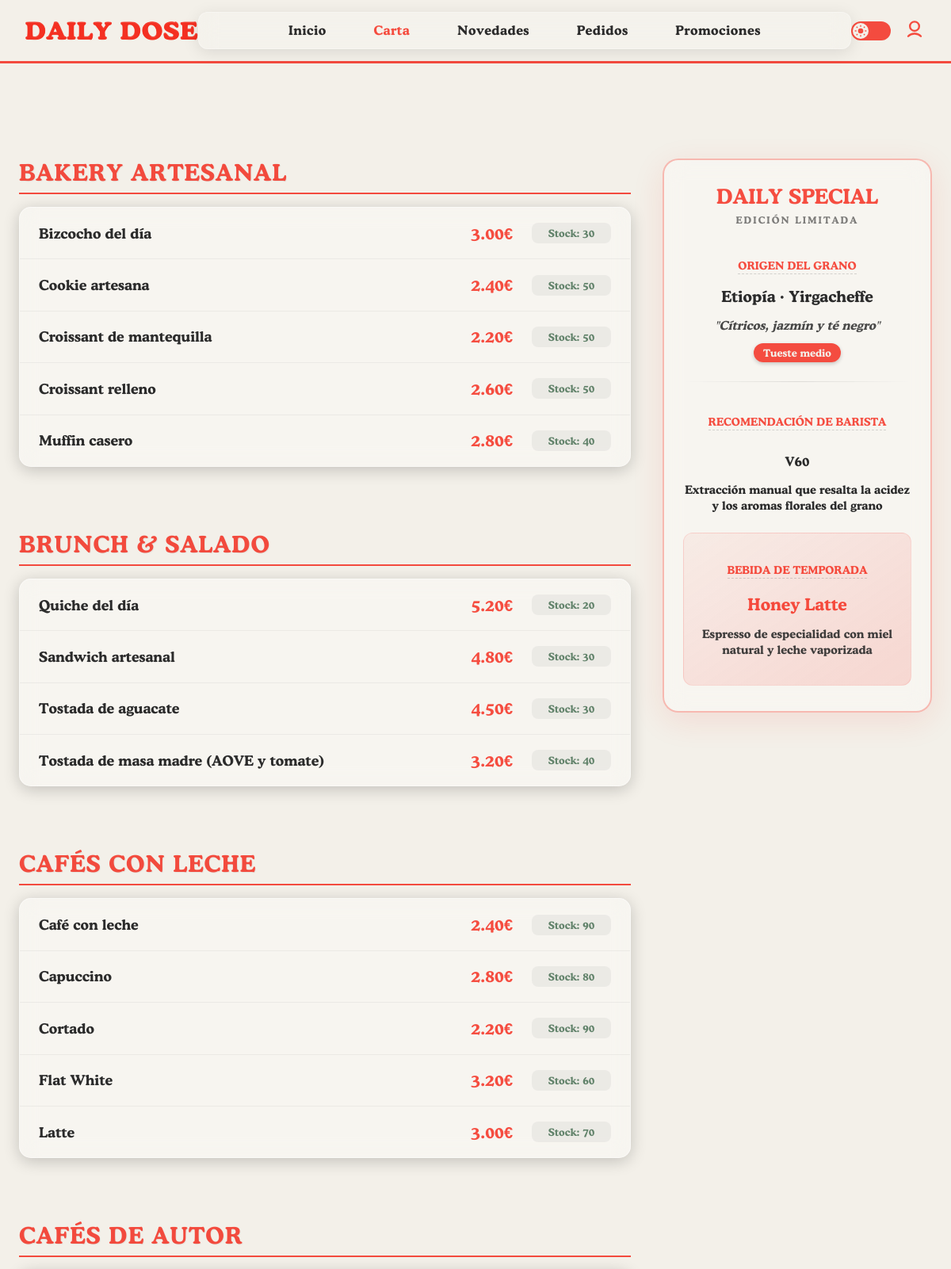
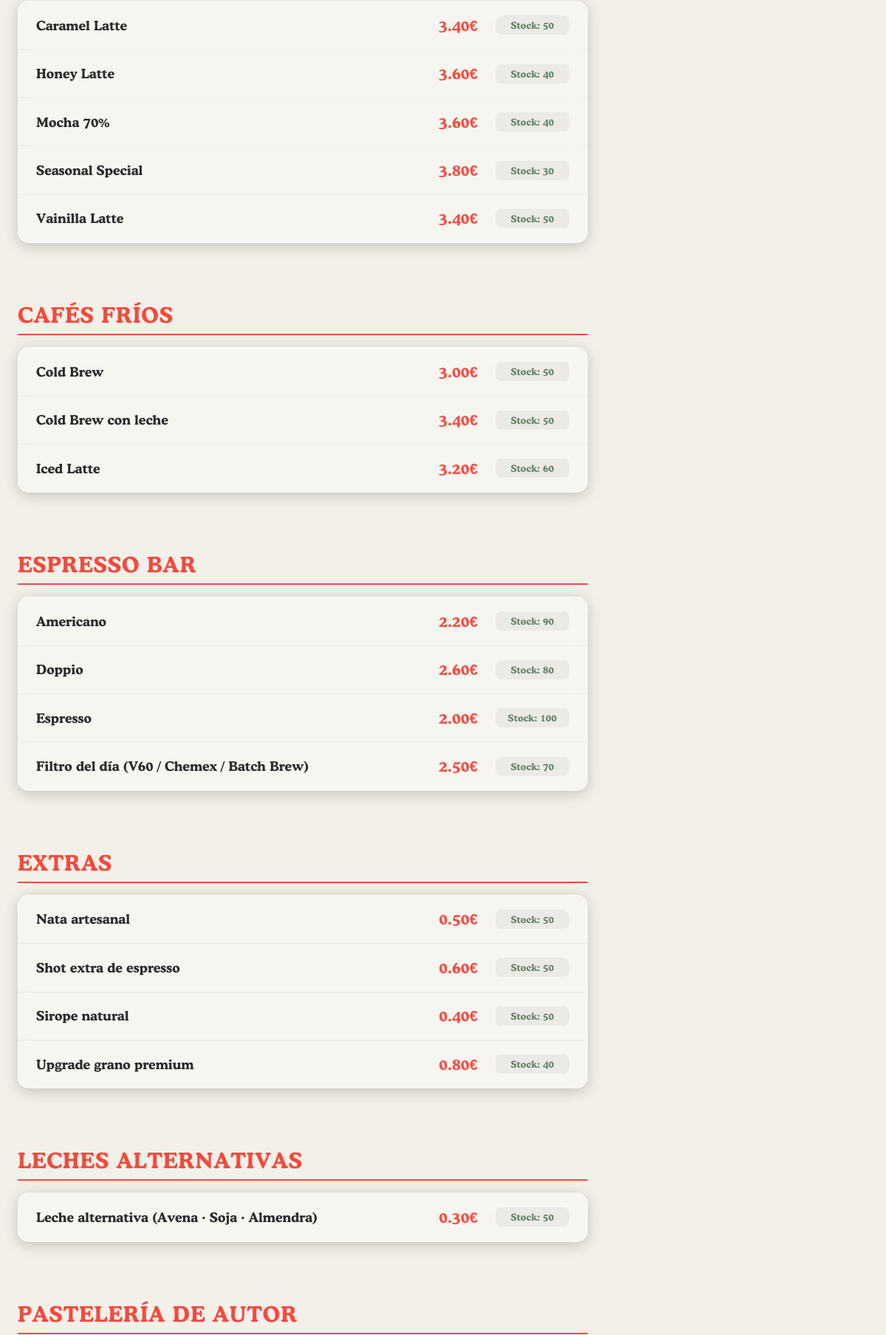
Page /carta.php (upper part) on the committed database (2 pictures, top to bottom).
### tables this page shows
CREATE TABLE PRODUCTOS (
    ID_PRODUCTO INT(3) PRIMARY KEY AUTO_INCREMENT,
    NOMBRE VARCHAR(50),
    CATEGORIA VARCHAR(25),
    PRECIO DECIMAL(6,2),
    STOCK INT(4),
    ID_PROVEEDOR INT(3),
    RUTA_IMAGEN VARCHAR(255),
    CONSTRAINT FK_PROVEEDOR FOREIGN KEY (ID_PROVEEDOR) REFERENCES PROVEEDORES(ID_PROVEEDOR)
);

CREATE TABLE ESPECIALIDAD_ACTUAL (
    ID_ESPECIALIDAD INT PRIMARY KEY AUTO_INCREMENT,
    ORIGEN_GRANO VARCHAR(100),
    NOTAS_CATA VARCHAR(150),
    TUESTE VARCHAR(50),
    METODO_FILTRO VARCHAR(50),
    DESCRIPCION_FILTRO VARCHAR(200),
    SEASONAL_NOMBRE VARCHAR(100),
    SEASONAL_DESCRIPCION VARCHAR(200),
    FECHA_INICIO DATE,
    FECHA_FIN DATE
);

### html/carta.php (the view, shortened to what this page needs)
<!DOCTYPE html>
<html lang="es">
<head>
    <link rel="stylesheet" href="assets/css/style.css">
    <link rel="stylesheet" href="assets/css/variables.css">
    <link rel="stylesheet" href="assets/css/header.css">
    <link rel="stylesheet" href="assets/css/footer.css">
    <link rel="stylesheet" href="assets/css/carta.css">
</head>
<body>
    <?php include "includes/header.php"; ?>
    <main class="carta-layout">
        <?php
        include "includes/config.php";
        $sqlProductos = "SELECT NOMBRE, CATEGORIA, PRECIO, STOCK FROM PRODUCTOS ORDER BY CATEGORIA, NOMBRE";
        $resultProductos = $conn->query($sqlProductos);
        $mesActual = date('m');
        $diaActual = date('d');
        $fechaComparar = "2026-$mesActual-$diaActual";
        $sqlEspecialidad = "SELECT * FROM ESPECIALIDAD_ACTUAL
                            WHERE '$fechaComparar' BETWEEN FECHA_INICIO AND FECHA_FIN
                            LIMIT 1";
        $resultEspecialidad = $conn->query($sqlEspecialidad);
        $especial = $resultEspecialidad->fetch_assoc();
        ?>
        <section class="columna-productos">
            <?php
            $categoriaActual = "";
            if ($resultProductos && $resultProductos->num_rows > 0) {
                while($row = $resultProductos->fetch_assoc()) {
                    if ($categoriaActual != $row['CATEGORIA']) {
                        if ($categoriaActual != "") { echo "</ul>"; }
                        $categoriaActual = $row['CATEGORIA'];
                        echo "<h2>" . htmlspecialchars($categoriaActual) . "</h2>";
                        echo "<ul class='productos'>";
                    }
                    echo "<li>";
                    echo "<div class='info-prod'>";
                    echo "<span class='nombre'>" . htmlspecialchars($row['NOMBRE']) . "</span>";
                    echo "</div>";
                    echo "<div class='meta-prod'>";
                    echo "<span class='precio'>" . number_format($row['PRECIO'], 2) . "€</span>";
                    $claseStock = ($row['STOCK'] < 10) ? 'stock-bajo' : 'stock-ok';
                    echo "<span class='stock $claseStock'>Stock: " . intval($row['STOCK']) . "</span>";
                    echo "</div>";
                    echo "</li>";
                }
                echo "</ul>";
            } else {
                echo "<p class='mensaje-vacio'>No hay productos disponibles.</p>";
            }
            ?>
        </section>
        <aside class="columna-lateral">
            <?php if ($especial): ?>
                <div class="tarjeta-especialidad">
                    <div class="header-especial">
                        <h3>DAILY SPECIAL</h3>
                        <p class="fechas">Edición Limitada</p>
                    </div>
                    <div class="seccion-grano">
                        <h4>Origen del Grano</h4>
                        <p class="origen"><?php echo htmlspecialchars($especial['ORIGEN_GRANO']); ?></p>
                        <p class="notas"><i>"<?php echo htmlspecialchars($especial['NOTAS_CATA']); ?>"</i></p>
                        <div class="etiqueta"><?php echo htmlspecialchars($especial['TUESTE']); ?></div>
                    </div>
                    <hr>
                    <div class="seccion-metodo">
                        <h4>Recomendación de Barista</h4>
                        <p class="metodo"><?php echo htmlspecialchars($especial['METODO_FILTRO']); ?></p>
                        <p class="desc-filtro"><?php echo htmlspecialchars($especial['DESCRIPCION_FILTRO']); ?></p>
                    </div>
                    <div class="destacado-seasonal">
                        <h4>Bebida de Temporada</h4>
                        <p class="seasonal-nombre"><?php echo htmlspecialchars($especial['SEASONAL_NOMBRE']); ?></p>
                        <p class="seasonal-desc"><?php echo htmlspecialchars($especial['SEASONAL_DESCRIPCION']); ?></p>
                    </div>
                </div>
            <?php endif; ?>
        </aside>
    </main>
</body>
</html>

### html/includes/header.php (shortened to what this page needs)
<header>
  <div class="logo">DAILY DOSE</div>
  <div class="menu-container" id="menu">
    <nav class="menu-header">
      <ul>
        <li><a href="index.php" class="<?php echo basename($_SERVER['PHP_SELF']) == 'index.php' ? 'activo' : ''; ?>">Inicio</a></li>
        <li><a href="carta.php" class="<?php echo basename($_SERVER['PHP_SELF']) == 'carta.php' ? 'activo' : ''; ?>">Carta</a></li>
        <li><a href="novedades.php" class="<?php echo basename($_SERVER['PHP_SELF']) == 'novedades.php' ? 'activo' : ''; ?>">Novedades</a></li>
        <li><a href="pedidos.php" class="<?php echo basename($_SERVER['PHP_SELF']) == 'pedidos.php' ? 'activo' : ''; ?>">Pedidos</a></li>
        <li><a href="promociones.php" class="<?php echo basename($_SERVER['PHP_SELF']) == 'promociones.php' ? 'activo' : ''; ?>">Promociones</a></li>
      </ul>
    </nav>
  </div>
  <div class="header-right">
    <label class="switch">
      <span class="slider">
        <span class="circle">
        </span>
      </span>
    </label>
    <a href="registro.php" class="iconoUsuario" title="Iniciar sesión / Registrarse">
      <svg xmlns="http://www.w3.org/2000/svg" fill="none" viewBox="0 0 24 24" stroke="currentColor" width="28" height="28">
        <path stroke-linecap="round" stroke-linejoin="round" stroke-width="2"
              d="M5.121 17.804A9 9 0 0112 15a9 9 0 016.879 2.804M12 12a5 5 0 100-10 5 5 0 000 10z"/>
      </svg>
    </a>
  </div>
</header>

### html/assets/css/style.css (style rules this page uses)
html, body { margin: 0; padding-top: 80px; height: auto; min-height: 100vh; background: var(--fondo); box-sizing: border-box; font-family: 'CooperBold', sans-serif; font-weight: bold; }

### html/assets/css/variables.css (style rules this page uses)
:root { --texto-principal: #2B2B2B; --fondo: #F3F0E9; --rojo-japones: #f42b1dd5; --rojo-oscuro: #80231c; --verde-pastel: #C7E3D4; --verde-pastel-oscuro: #3C6649; --cristal-fondo: rgba(255, 255, 255, 0.35); --cristal-borde: rgba(255, 255, 255, 0.45); --cristal-sombra: rgba(0, 0, 0, 0.2); --cristal-hover: rgba(255, 255, 255, 0.45); --cristal-gradiente: linear-gradient( to bottom right, rgba(255, 255, 255, 0.2), rgba(244, 43, 29, 0.15) ); }

### html/assets/css/header.css (style rules this page uses)
header { position: fixed; top: 0; left: 0; width: 100%; z-index: 10; height: 80px; display: flex; align-items: center; justify-content: space-between; padding: 0 2rem; background-color: var(--fondo); border-bottom: 3px solid var(--rojo-japones); box-sizing: border-box; }
.logo { font-family: 'CooperBold', sans-serif; font-weight: bold; color: var(--rojo-japones); font-size: 2rem; letter-spacing: 1px; transform: scaleY(0.9); -webkit-text-stroke: 1px var(--rojo-japones); text-shadow: 0px 1px 0px var(--rojo-japones); }
.menu-container { display: flex; justify-content: center; align-items: center; flex: 1; max-width: 800px; margin: 0 auto; background: rgba(255, 255, 255, 0.15); border: 1px solid rgba(255, 255, 255, 0.3); backdrop-filter: blur(12px); -webkit-backdrop-filter: blur(12px); border-radius: 12px; padding: 0.8rem 2rem; box-shadow: 0 4px 20px rgba(0, 0, 0, 0.1); transition: all 0.3s ease; }
.menu-header ul { list-style: none; display: flex; justify-content: center; align-items: center; gap: 2rem; margin: 0; padding: 0; }
.menu-header ul li a { text-decoration: none; color: var(--texto-principal); font-weight: 500; font-size: 1rem; padding: 0.4rem 0.8rem; border: 1.5px solid transparent; border-radius: 8px; transition: all 0.3s ease; letter-spacing: 0.5px; white-space: nowrap; }
.iconoUsuario { display: flex; align-items: center; justify-content: center; color: var(--rojo-japones); cursor: pointer; transition: transform 0.3s, color 0.3s; }
.switch { position: relative; display: inline-block; width: 50px; height: 24px; }
.slider { position: absolute; cursor: pointer; top: 0; left: 0; right: 0; bottom: 0; background-color: var(--rojo-japones); border-radius: 34px; transition: .4s; }
.circle { position: absolute; top: 2px; left: 2px; width: 20px; height: 20px; background-color: var(--fondo); border-radius: 50%; transition: .4s; display: flex; align-items: center; justify-content: center; }
.icono { position: absolute; width: 16px; height: 16px; top: 2px; left: 2px; transition: .4s; }
.icono.sol { opacity: 1; }
.menu-header a.activo { color: var(--rojo-japones); font-weight: bold; }
.header-right { display: flex; align-items: center; gap: 1rem; }

### rows in the picture
productos: CATEGORIA "BAKERY ARTESANAL", NOMBRE "Bizcocho del día", PRECIO "3.00", STOCK "30"
productos: NOMBRE "Cookie artesana", PRECIO "2.40", STOCK "50"
productos: NOMBRE "Croissant de mantequilla", PRECIO "2.20", STOCK "50"
productos: NOMBRE "Croissant relleno", PRECIO "2.60", STOCK "50"
productos: NOMBRE "Muffin casero", PRECIO "2.80", STOCK "40"
productos: CATEGORIA "BRUNCH & SALADO", NOMBRE "Quiche del día", PRECIO "5.20", STOCK "20"
productos: NOMBRE "Sandwich artesanal", PRECIO "4.80", STOCK "30"
productos: NOMBRE "Tostada de aguacate", PRECIO "4.50", STOCK "30"
productos: NOMBRE "Tostada de masa madre (AOVE y tomate)", PRECIO "3.20", STOCK "40"
productos: CATEGORIA "CAFÉS CON LECHE", NOMBRE "Café con leche", PRECIO "2.40", STOCK "90"
productos: NOMBRE "Capuccino", PRECIO "2.80", STOCK "80"
productos: NOMBRE "Cortado", PRECIO "2.20", STOCK "90"
productos: NOMBRE "Flat White", PRECIO "3.20", STOCK "60"
productos: NOMBRE "Latte", PRECIO "3.00", STOCK "70"
productos: CATEGORIA "CAFÉS DE AUTOR", NOMBRE "Caramel Latte", PRECIO "3.40", STOCK "50"
productos: NOMBRE "Honey Latte", PRECIO "3.60", STOCK "40"
productos: NOMBRE "Mocha 70%", PRECIO "3.60", STOCK "40"
productos: NOMBRE "Seasonal Special", PRECIO "3.80", STOCK "30"
productos: NOMBRE "Vainilla Latte", PRECIO "3.40", STOCK "50"
productos: CATEGORIA "CAFÉS FRÍOS", NOMBRE "Cold Brew", PRECIO "3.00", STOCK "50"
productos: NOMBRE "Cold Brew con leche", PRECIO "3.40", STOCK "50"
productos: NOMBRE "Iced Latte", PRECIO "3.20", STOCK "60"
productos: CATEGORIA "ESPRESSO BAR", NOMBRE "Americano", PRECIO "2.20", STOCK "90"
productos: NOMBRE "Doppio", PRECIO "2.60", STOCK "80"
productos: NOMBRE "Espresso", PRECIO "2.00", STOCK "100"
productos: NOMBRE "Filtro del día (V60 / Chemex / Batch Brew)", PRECIO "2.50", STOCK "70"
productos: CATEGORIA "EXTRAS", NOMBRE "Nata artesanal", PRECIO "0.50", STOCK "50"
productos: NOMBRE "Shot extra de espresso", PRECIO "0.60", STOCK "50"
productos: NOMBRE "Sirope natural", PRECIO "0.40", STOCK "50"
productos: NOMBRE "Upgrade grano premium", PRECIO "0.80", STOCK "40"
productos: CATEGORIA "LECHES ALTERNATIVAS", NOMBRE "Leche alternativa (Avena · Soja · Almendra)", PRECIO "0.30", STOCK "50"
productos: CATEGORIA "PASTELERÍA DE AUTOR"
especialidad_actual: ORIGEN_GRANO "Etiopía · Yirgacheffe", NOTAS_CATA "Cítricos, jazmín y té negro", TUESTE "Tueste medio", METODO_FILTRO "V60", DESCRIPCION_FILTRO "Extracción manual que resalta la acidez y los aromas florales del grano", SEASONAL_NOMBRE "Honey Latte", SEASONAL_DESCRIPCION "Espresso de especialidad con miel natural y leche vaporizada"
